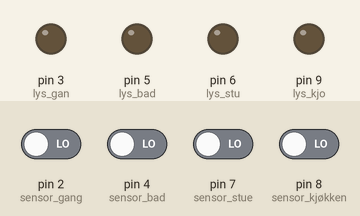
Simulated run of this sketch. Board: Arduino Uno, built with avr-gcc and run on an emulated ATmega328P. On the bench: output pins drawn as LEDs (lit = HIGH). Inputs (shaded band) come from the test bench; at power-on: pin 2 (sensor_gang), pin 4 (sensor_bad), pin 7 (sensor_stue), pin 8 (sensor_kjøkken) LOW.

Above: at 1.2 s.
1.3 s: pin 2 (sensor_gang) driven HIGH
At 1.9 s:
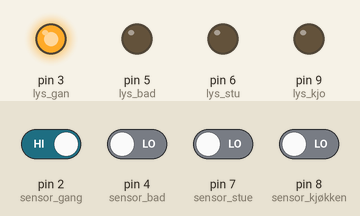
2.8 s: pin 4 (sensor_bad) driven HIGH
At 4.0 s:
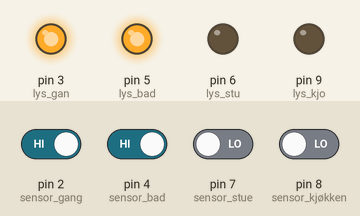
4.3 s: pin 7 (sensor_stue) driven HIGH
At 5.4 s:
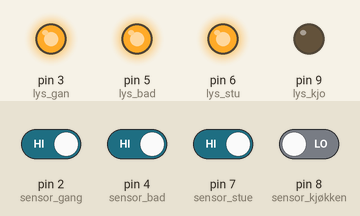
5.8 s: pin 8 (sensor_kjøkken) driven HIGH
At 6.5 s:
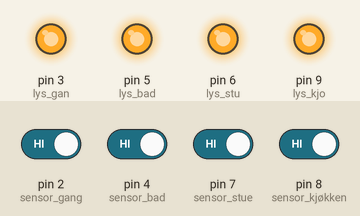
7.3 s: pin 2 (sensor_gang) driven LOW
At 7.6 s:
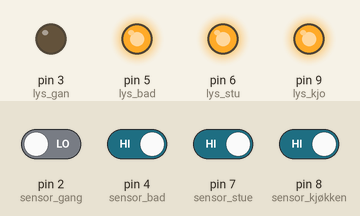
8.8 s: pin 4 (sensor_bad) driven LOW
At 10.0 s:
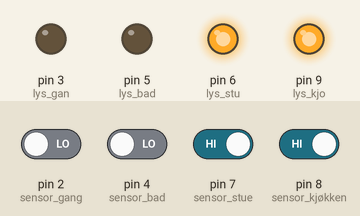
Timing chart, 0 to 11.3 s (numbered marks = the images above; inputs shaded):
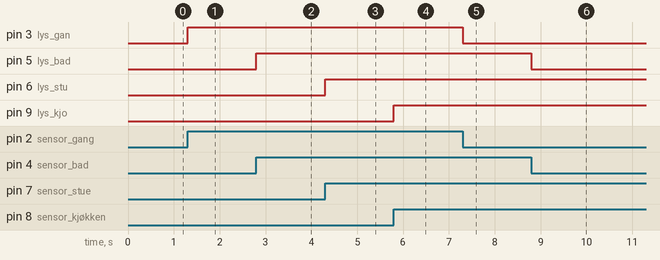

The sketch:

data_smarthus.ino
```cpp
void setup() {
  // put your setup code here, to run once:
  pinMode(2, INPUT); //sensor gang
  pinMode(4, INPUT); //sensor bad
  pinMode(7, INPUT); //sensor stue
  pinMode(8, INPUT); //sensor kjøkken
  pinMode(3, OUTPUT);//lys gang
  pinMode(5, OUTPUT);//lys bad
  pinMode(6, OUTPUT);//lys stue
  pinMode(9, OUTPUT);//lys kjøkken
  Serial.begin(9600);
}

void loop() {
  // put your main code here, to run repeatedly:
  int snsr_gan = digitalRead(2);
  int snsr_bad = digitalRead(4);
  int snsr_stu = digitalRead(7);
  int snsr_kjo = digitalRead(8);
  int lys_gan  = 3; //digitalWrite(3, LOW);
  int lys_bad  = 5; //digitalWrite(5);
  int lys_stu  = 6; //digitalWrite(6);
  int lys_kjo  = 9; //digitalWrite(9);

  if (snsr_gan == HIGH){
    digitalWrite(lys_gan, HIGH);
  }
  else{
    digitalWrite(lys_gan, LOW);
  }

  if (snsr_bad == HIGH){
    digitalWrite(lys_bad, HIGH);
  }else{
    digitalWrite(lys_bad, LOW);
  }

  if (snsr_stu == HIGH){
    digitalWrite(lys_stu, HIGH);
  }else{
    digitalWrite(lys_stu, LOW);
  }

  if (snsr_kjo == HIGH){
    digitalWrite(lys_kjo, HIGH);
  }else{
    digitalWrite(lys_kjo, LOW);
  }

}
```

Measured:
- after the input at 1.3 s, pin 3 (lys_gan): LOW → HIGH at once
- after the input at 2.8 s, pin 5 (lys_bad): LOW → HIGH at once
- after the input at 4.3 s, pin 6 (lys_stu): LOW → HIGH at once
- after the input at 5.8 s, pin 9 (lys_kjo): LOW → HIGH at once
- after the input at 7.3 s, pin 3 (lys_gan): HIGH → LOW at once
- after the input at 8.8 s, pin 5 (lys_bad): HIGH → LOW at once
